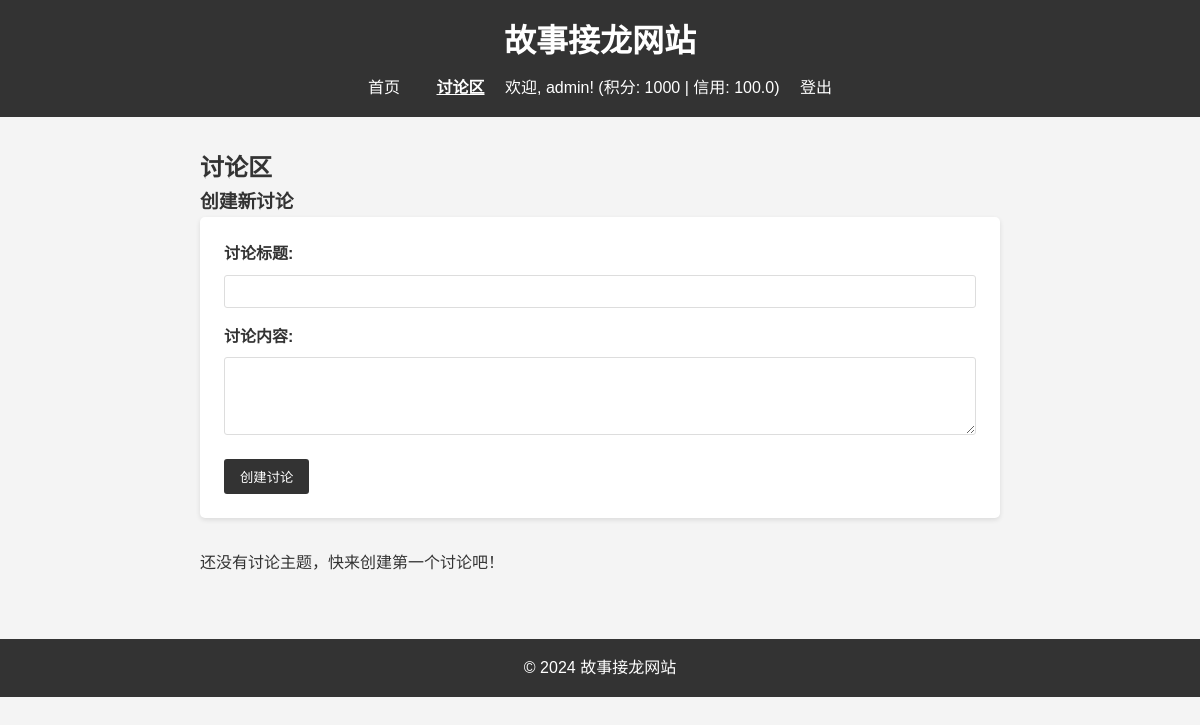
/discussions (signed in), run on the app's committed database.
### database.py (models this page shows)
class UserDB(Base):
    __tablename__ = "users"
    id = Column(Integer, primary_key=True, index=True)
    username = Column(String(50), unique=True, index=True, nullable=False)
    email = Column(String(100), unique=True, index=True, nullable=False)
    password_hash = Column(String(255), nullable=False)
    role = Column(String(20), default="user")
    registered_at = Column(DateTime, default=datetime.now)
    active_count = Column(Integer, default=0)
    points = Column(Integer, default=0)
    credit = Column(Float, default=100.0)
    stories = relationship("StoryDB", back_populates="author")
    chapters = relationship("StoryChapterDB", back_populates="author")
    chapter_comments = relationship("ChapterCommentDB", back_populates="author")
    discussions = relationship("DiscussionDB", back_populates="author")
    discussion_comments = relationship("DiscussionCommentDB", back_populates="author")

### routers/discussions.py (the view)
@router.get("/discussions", response_class=HTMLResponse)
async def list_discussions(request: Request, db: Session = Depends(get_db)):
    discussions = get_all_discussions(db)
    discussion_comments = {}
    for discussion in discussions:
        comments = get_comments_by_discussion(db, discussion.id)
        discussion_comments[discussion.id] = comments
    current_user = await get_current_user(request, db)
    return templates.TemplateResponse(
        "discussions.html",
        {
            "request": request,
            "discussions": discussions,
            "discussion_comments": discussion_comments,
            "current_user": current_user
        }
    )

### templates/discussions.html (shortened to what this page needs)
{% extends "base.html" %}
{% block content %}
    <section class="discussion-page">
        <h2>讨论区</h2>
        <div class="create-discussion">
            <h3>创建新讨论</h3>
            {% if current_user %}
                <form action="/create-discussion" method="post">
                    <div>
                        <label for="title">讨论标题:</label>
                        <input type="text" id="title" name="title" required>
                    </div>
                    <div>
                        <label for="content">讨论内容:</label>
                        <textarea id="content" name="content" rows="4" required></textarea>
                    </div>
                    <button type="submit">创建讨论</button>
                </form>
            {% else %}
                <p class="login-prompt">请先<a href="/login">登录</a>后创建讨论</p>
            {% endif %}
        </div>
        <div class="discussion-list">
            {% if discussions %}
                {% for discussion in discussions %}
                    <div class="discussion-item">
                        <h3>{{ discussion.title }}</h3>
                        <p>{{ discussion.content }}</p>
                        <small>作者: {{ discussion.author_name }} | {{ discussion.created_at.strftime('%Y-%m-%d %H:%M') }}</small>
                        <div class="discussion-comments">
                            <h4>评论</h4>
                            {% if discussion_comments.get(discussion.id) %}
                                <ul>
                                    {% for comment in discussion_comments[discussion.id] %}
                                        <li>
                                            <strong>{{ comment.author_name }}:</strong> {{ comment.content }}
                                            <small>{{ comment.created_at.strftime('%Y-%m-%d %H:%M') }}</small>
                                        </li>
                                    {% endfor %}
                                </ul>
                            {% else %}
                                <p>暂无评论</p>
                            {% endif %}
                            {% if current_user %}
                                <form action="/discussions/{{ discussion.id }}/comment" method="post">
                                    <div>
                                        <label for="comment-content-{{ discussion.id }}">评论内容:</label>
                                        <textarea id="comment-content-{{ discussion.id }}" name="content" rows="2" required></textarea>
                                    </div>
                                    <button type="submit">发表评论</button>
                                </form>
                            {% else %}
                                <p class="login-prompt">请先<a href="/login">登录</a>后发表评论</p>
                            {% endif %}
                        </div>
                    </div>
                {% endfor %}
            {% else %}
                <p>还没有讨论主题，快来创建第一个讨论吧！</p>
            {% endif %}
        </div>
    </section>
{% endblock %}

### templates/base.html (shortened to what this page needs)
<!DOCTYPE html>
<html lang="zh-CN">
<head>
    <link rel="stylesheet" href="{{ url_for('static', path='/css/styles.css') }}">
</head>
<body>
    <header>
        <h1>故事接龙网站</h1>
        <nav>
            <a href="/">首页</a>
            <a href="/discussions">讨论区</a>
            {% if current_user %}
                <span class="user-info">
                    欢迎, {{ current_user.username }}!
                    (积分: {{ current_user.points }} | 信用: {{ "%.1f"|format(current_user.credit) }})
                </span>
                <a href="/logout">登出</a>
            {% else %}
                <a href="/login">登录</a>
                <a href="/register">注册</a>
            {% endif %}
        </nav>
    </header>
    <main>
        {% block content %}{% endblock %}
    </main>
    <footer>
        <p>&copy; 2024 故事接龙网站</p>
    </footer>
</body>
</html>

### static/css/styles.css (style rules this page uses)
* { margin: 0; padding: 0; box-sizing: border-box; }
body { font-family: Arial, sans-serif; line-height: 1.6; color: #333; background-color: #f4f4f4; }
header { background-color: #333; color: #fff; padding: 1rem; text-align: center; }
header h1 { margin-bottom: 0.5rem; }
nav a { color: #fff; text-decoration: none; margin: 0 1rem; }
main { max-width: 1200px; margin: 0 auto; padding: 2rem; }
form { background-color: #fff; padding: 1.5rem; border-radius: 5px; box-shadow: 0 2px 5px rgba(0, 0, 0, 0.1); margin-bottom: 2rem; }
form div { margin-bottom: 1rem; }
form label { display: block; margin-bottom: 0.5rem; font-weight: bold; }
form input[type="text"], form textarea { width: 100%; padding: 0.5rem; border: 1px solid #ddd; border-radius: 3px; }
form textarea { resize: vertical; }
form button { background-color: #333; color: #fff; padding: 0.5rem 1rem; border: none; border-radius: 3px; cursor: pointer; }
.discussion-page { max-width: 800px; margin: 0 auto; }
.create-discussion { margin-bottom: 2rem; }
footer { background-color: #333; color: #fff; text-align: center; padding: 1rem; margin-top: 2rem; }

### data on the page
UserDB: username "admin", points "1000", credit "100.0"
